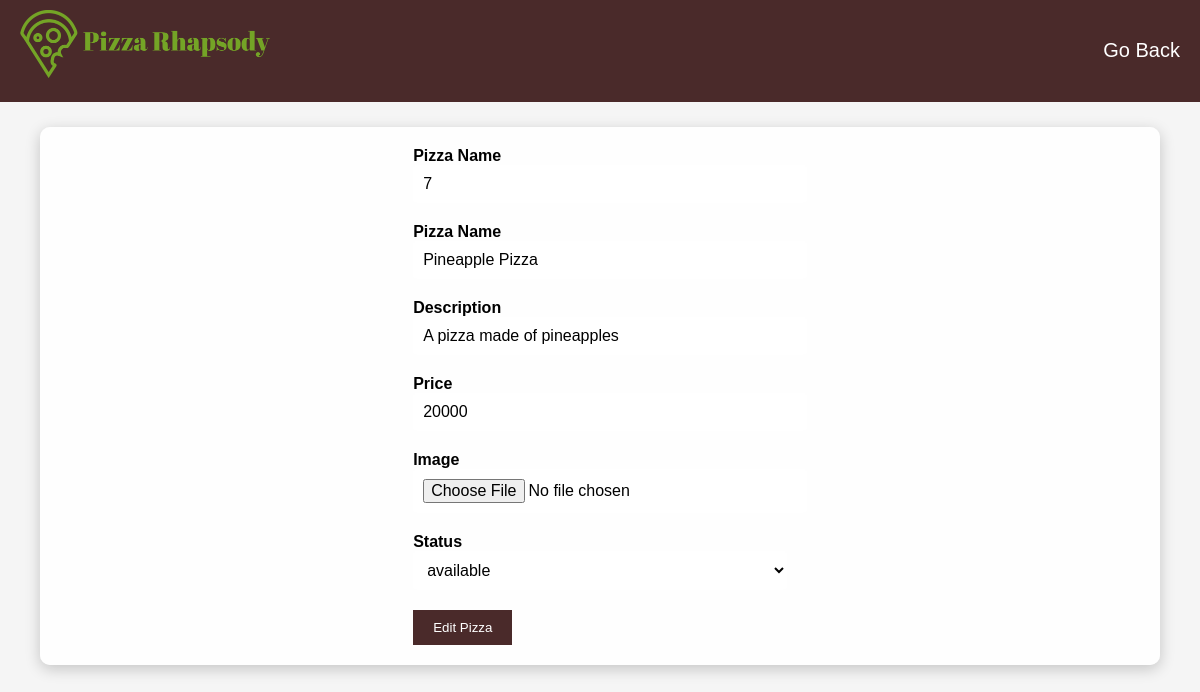
The app's page /editData.php?idMenu=7 with its own data.
### tables this page shows
CREATE TABLE `menu` (
  `idMenu` int(11) NOT NULL,
  `nameMenu` varchar(100) NOT NULL,
  `descMenu` varchar(100) NOT NULL,
  `price` int(11) NOT NULL,
  `status` varchar(100) NOT NULL DEFAULT 'unavailable',
  `image` varchar(100) NOT NULL
);

### editData.php (the view, shortened to what this page needs)
<?php
include_once "connection.php";
$id = $_GET['idMenu'];
$getData = mysqli_query($data, "SELECT * FROM Menu WHERE idMenu = $id;");
$rData = mysqli_fetch_array($getData);
?>
<!DOCTYPE html>
<html>
<head>
    <link rel="stylesheet" type="text/css" href="style.css">
</head>
<body>
<header>
        <div class="logo"><img src="./Assets/pizzalogo.png" alt="Pizza Logo"></div>
        <nav>
            <ul>
                <li><a href="adminhome.php">Go Back</a></li>
            </ul>
        </nav>
    </header>
    <div class="adding-menu">
<form action="editMenu.php" method="POST">
            <div class="form-group">
            <label for="nameP">Pizza Name</label>
            <input type="number" name="idP" value="<?php echo $rData['idMenu'] ?>" readonly>
            </div>
            <div class="form-group">
            <label for="nameP">Pizza Name</label>
            <input type="text" name="nameP" value="<?php echo $rData['nameMenu'] ?>" $placeholder="Pizza Name">
            </div>
            <div class="form-group">
            <label for="descP">Description</label>
            <input type="text" name="descP" value="<?php echo $rData['descMenu'] ?>" placeholder="Description">
            </div>
            <div class="form-group">
            <label for="priceP">Price</label>
            <input type="text" name="priceP" value="<?php echo $rData['price'] ?>" placeholder="Price">
            </div>
            <div class="form-group">
            <label for="imageP">Image</label>
            <input type="file" name="imageP" value="<?php echo $rData['image'] ?>" placeholder="Insert an Image here">
            </div>
            <div class="form-group">
            <label for="statusP">Status</label>
                    <select name="statusP" required>
                        <option value="available">available</option>
                    </select>
            </div>
            <button type="submit" name="submit">Edit Pizza</button>
</form>
</div>
</body>
</html>

### style.css (style rules this page uses)
body { font-family: 'Arial', sans-serif; margin: 0; padding: 0; background-color: #f5f5f5; }
.logo img { width: 400px; height: auto; margin-bottom: 20px; }
header { background-color: #4a2a2a; color: white; padding: 10px 20px; display: flex; justify-content: space-between; align-items: center; }
.logo img { width: 250px; height: auto; margin-bottom: 10px; }
nav ul { list-style: none; padding: 0; margin: 0; display: flex; }
nav ul li { margin-left: 20px; font-size: 20px; }
nav ul li a { color: white; text-decoration: none; }
.adding-menu { display: flex; flex-direction: column; align-items: center; background-color: rgba(255, 255, 255, 0.9); border-radius: 10px; box-shadow: 0 4px 15px rgba(0, 0, 0, 0.2); padding: 20px; width: 90%; margin: auto; margin-top: 25px; }
button { background-color: #4a2a2a; color: white; padding: 10px 20px; border: none; cursor: pointer; }
.form-group { margin-bottom: 20px; }
.form-group label { margin-bottom: 5px; font-weight: bold; }
.form-group input, .form-group select { padding: 10px; border: none; border-radius: 5px; font-size: 16px; width: 100%; background-color: #FFFFFF; color: #000000; }

### records on screen
menu: idP "7", nameP "Pineapple Pizza", descP "A pizza made of pineapples", priceP "20000"
